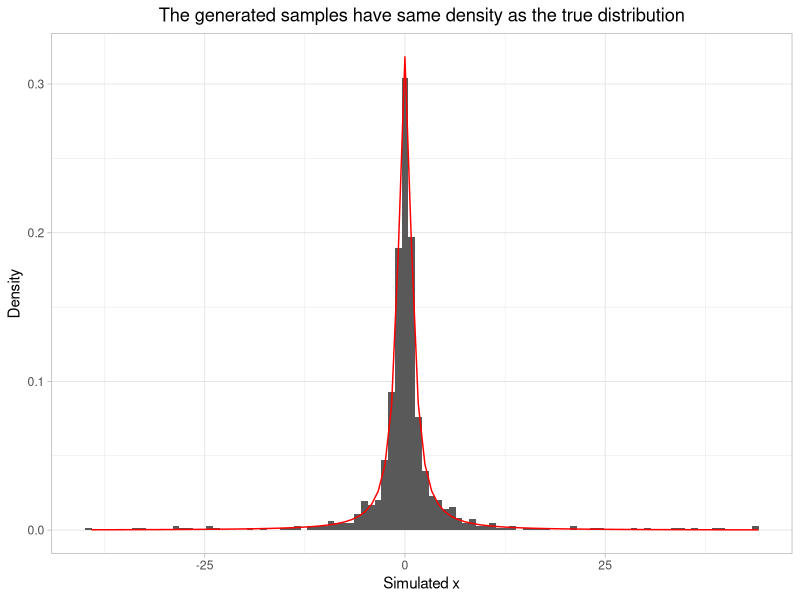
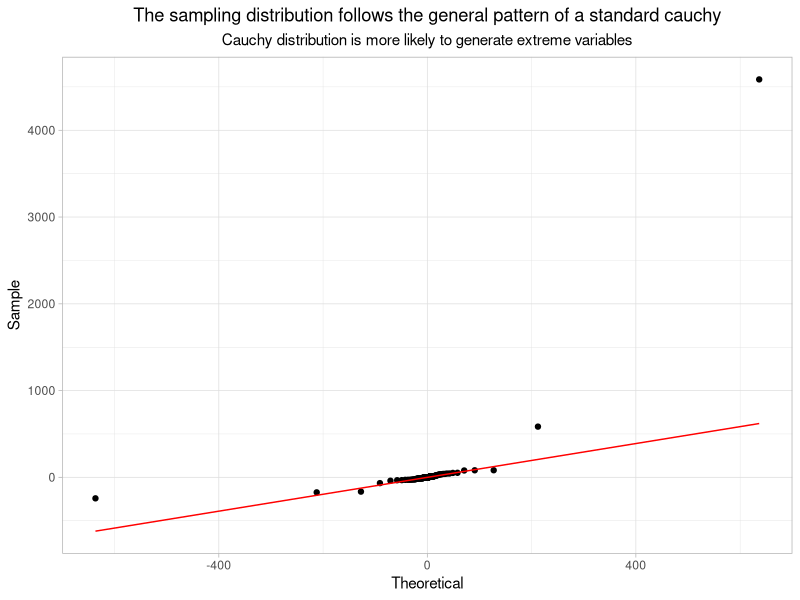

Source code (R) for these figures, in order:
# HW10: Inverse Transform Method
#
# In this exercise, we will consider the Cauchy random variable
# X[https://en.wikipedia.org/wiki/Cauchy_distribution] and use inverse
# transformation method to sample the random variables.
#
# 1. Let U be a uniform random variable over [0,1]. We want to find a transformation
#    of U that allows us to simulate a Standard Cauchy random variable X from U.
#    By following the steps of inverse transformation method, we want to first
#    obtain the cumulative distribution function `F`. Create a function `F1` that
#    takes an input `x`, `location` and `scale` and output the calculated
#    cumulative density for a cauchy distribution with speficified location and
#    scale. Set the default location into 0 and default scale into 1.
#    For example, F1(0) = 0.5,  F1(1,location=-1,scale=0.5) = 0.922
#    You should use `atan()` to calculate the arc tangent of an input and you should not
#    directly use `pcauchy()` to calculate the cdf.
## Do not modify this line!
F1 <- function(x, location = 0, scale = 1) {
  res <- 1/pi * atan((x - location) / scale) + 1/2
  return(res)
}
F1(0)
F1(1,location=-1,scale=0.5)

# 2. Calculate the inverse of `F1` and create a function `Finv()` that takes an
#    input `u`, `location` and `scale` and ouput `F^{-1}(u)` from a cauchy distribution
#    with specified location and scale. Again, set the default location
#    into 0 and default scale into 1.
#    You should use `tan()` to calculate the tangent of an input and you should not
#    directly use `pcauchy()` to calculate the cdf.
#    For example, Finv(0.5) = 0,  Finv(0.92, location=-1, scale=0.5) = 0.947
## Do not modify this line!
Finv <- function(u, location = 0, scale = 1) {
  res <- scale * tan(pi * (u - 1/2)) + location
  return(res)
}

Finv(0.5)
Finv(0.92, location=-1, scale=0.5)

# 3. Load the `tidyr` package.
#    Use `set.seed()` to set the random seed to 0 and save your seed into `seed` using
#    `.Random.seed`
#    Generate 1000 samples from standard cauchy distribution and save them into a
#    tibble `df`.
#    To do this, you should:
#    - Use `runif()` to generate random samples from uniform distribution.
#    - Use `Finv()` created before.
#    You `df` should look like:
#    A tibble: 1,000 x 2
#    u      x
#    <dbl>  <dbl>
#    0.897  2.97
#    0.266 -0.907
#    0.372 -0.425
#    0.573  0.233
#    0.908  3.37
#    0.202 -1.36
#    0.898  3.03
#    0.945  5.70
#    0.661  0.553
#    0.629  0.429
#    … with 990 more rows.
## Do not modify this line!
library(tidyr)
set.seed(0)
seed <- .Random.seed
df <- tibble(
  u = runif(1000),
  x = Finv(u)
)
df



# 4. Check your simulated distribution by using a histogram.
#    Recall that cauchy distribution is a heavy tail distribution with more probability
#    on the extreme values, which will make our plot hard to interpret. So before
#    we plot, we want to first filter out the extreme values.
#    To do this, you can:
#    - Load the `ggplot2` and `dplyr` package.
#    - Use `filter()` to keep the samples in (-50,50).
#    - Use `ggplot()` to initialize a ggplot object.
#      Set its arguments `data` and `mapping`.
#    - Use `geom_histogram()` to add a hitogram with density scale.
#        - specify `bins=100`.
#        - specify `y = ..density..`.
#    - Use `stat_function()` to plot the density true standard cauchy distribution
#        - specify `color = "red"`.
#        - use `dcauchy()` to calculate the density.
#    - Use `labs()` to format the labels such that:
#        - `title = "The generated samples have same density as the true distribution"`.
#        - `x = "Simulated x"`.
#        - `y = "Density"`.
#    - Use `theme_light()` to change the theme of plots.
#    - Use `theme()` to change the title and subtitle to the middle of the plot.
#        - Set its argument `plot.title` using `element_text(hjust = 0.5)`.
#    Save your plot into `g1`.
## Do not modify this line!
library(ggplot2)
library(dplyr)
g1 <- ggplot(data = df %>% filter(x > -50 & x < 50), 
             mapping = aes(x = x)) +
  geom_histogram(aes(y = ..density..), bins = 100) +
  stat_function(fun = dcauchy, args = list(location = 0, scale = 1), color = "red") +
  labs(title = "The generated samples have same density as the true distribution",
       x = "Simulated x",
       y = "Density") +
  theme_light() +
  theme(plot.title = element_text(hjust = 0.5), plot.subtitle = element_text(hjust = 0.5)) 
g1
  


# 5. Check your simulated distribution by using a qqplot.
#    To do this, you can:
#    - Use `ggplot()` to initialize a ggplot object.
#      Set its arguments `data` and `mapping`.
#    - Use `geom_qq()` to add a qqplot
#        - specify `distribution = qcauchy`.
#    - Use `stat_qq_line()` to plot the reference line
#        - specify `color = "red"`.
#        - specify `distribution = qcauchy`.
#    - Use `labs()` to format the labels such that:
#        - `title = "The sampling distribution follows the general pattern of a standard cauchy"`.
#        - `subtitle = "Cauchy distribution is more likely to generate extreme variables"`.
#        - `x = "Theoretical"`.
#        - `y = "Sample"`.
#    - Use `theme_light()` to change the theme of plots.
#    - Use `theme()` to change the title and subtitle to the middle of the plot.
#        - Set its argument `plot.title` using `element_text(hjust = 0.5)`.
#        - Set its argument `plot.subtitle` using `element_text(hjust = 0.5)`.
#    Save your plot into `g2`.
## Do not modify this line!
g2 <- ggplot(data = df, mapping = aes(sample = x)) +
  geom_qq(distribution = qcauchy, dparams = list(location = 0, scale = 1)) +
  stat_qq_line(distribution = qcauchy, dparams = list(location = 0, scale = 1), color = "red") +
  labs(title = "The sampling distribution follows the general pattern of a standard cauchy",
       subtitle = "Cauchy distribution is more likely to generate extreme variables",
       x = "Theoretical",
       y = "Sample") +
  theme_light() +
  theme(plot.title = element_text(hjust = 0.5), plot.subtitle = element_text(hjust = 0.5))
g2





